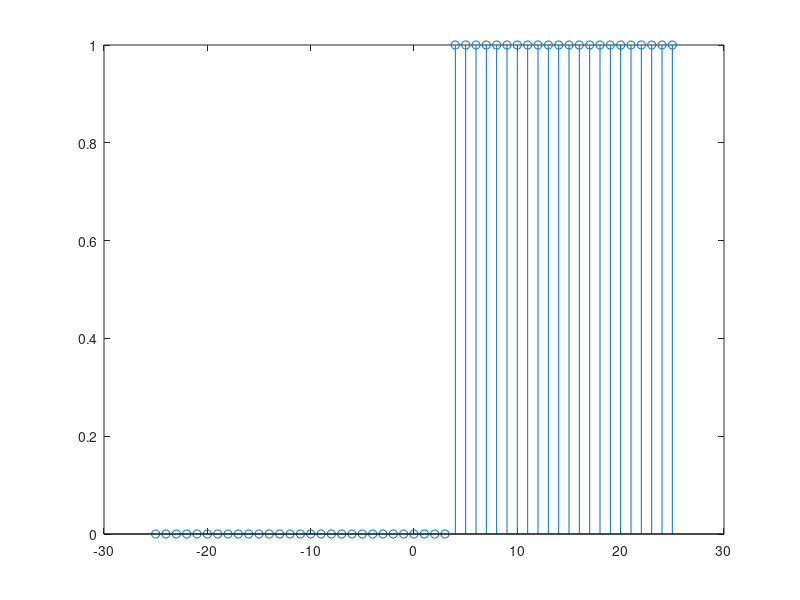
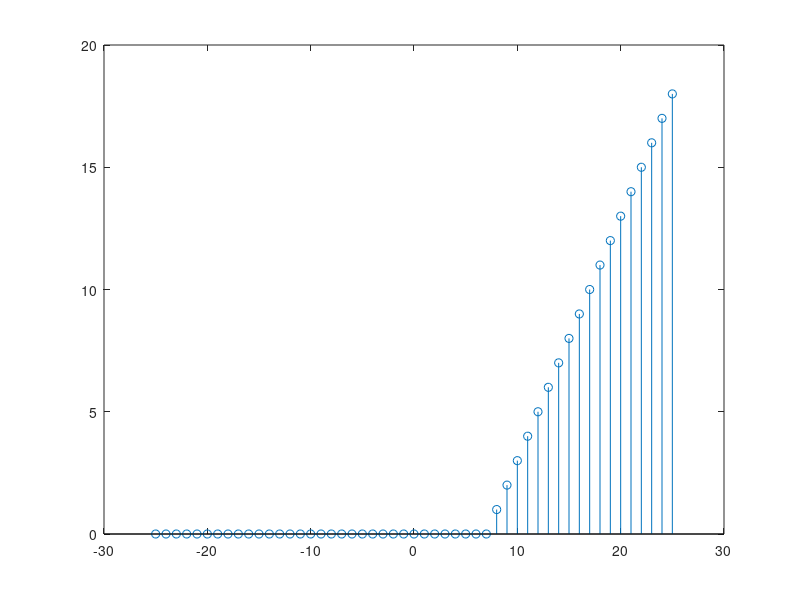
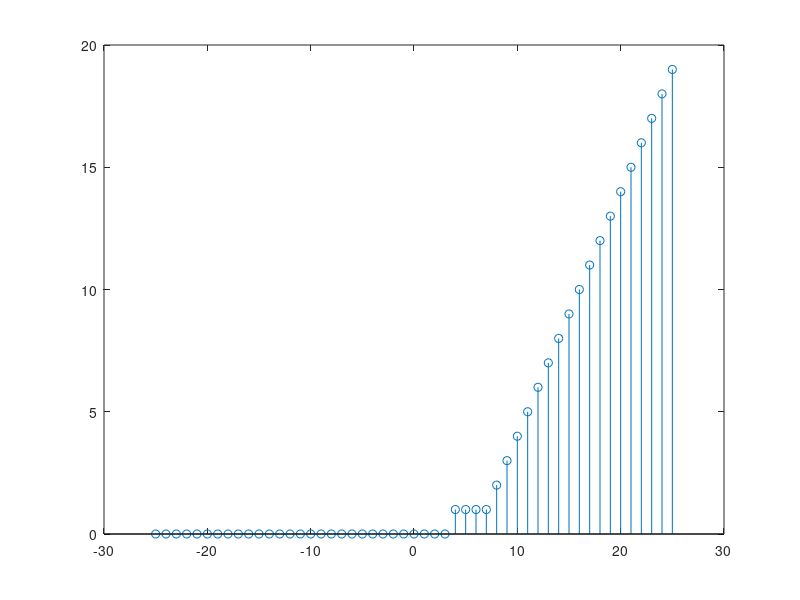
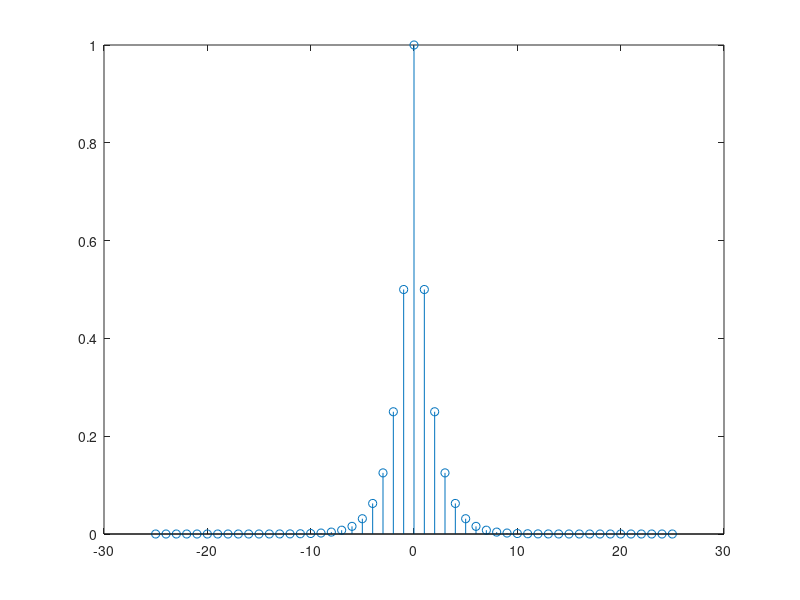

These charts were generated, in order, by the following MATLAB code:
clear all;
close all;
clc;

%% syneli3h
B = [-25:25];
X1 = (B>=4);            % Shma u[n-4]
X2 = (B>=7).*(B-7);     % Shma r[n-7]
X = X1+X2;              % Shma x[n]=u[n-4]+r[n-7]
stem(B,X1);
figure(2)
stem(B,X2);
figure(3)
stem(B,X);
Y = (1/2).^abs(B);      % Shma y[n]=(1/2)^|n|
figure(4)
stem(B,Y);

N = length(Y);          % Mhkos Toy Y

Xz = [zeros(1, N - 1) X zeros(1, N - 1)];  
% 
Ym = [Y(end:-1:1)];     % Y mirror
% 
% Oria
M1 = B(1);              % Mporei na einai diaforetika, edw tyxainei na einai ta idia.
M2 = B(1);
N1 = B(end);
N2 = B(end);

L = [M1+M2:N1+N2];      % Oria Syneli3hs gia to stem


for k=1:length(X) + length(Y) - 1
    Z1(k) = sum(Xz.* [zeros(1,(k-1)) Ym  zeros(1, (2*N-k-1))]); % Syneli3h me xrhsh orismoy
end
Z2 = conv(X,Y);         % Syneli3h me etoimh synarthsh matlab
figure(5)
stem(L,Z1)
figure(6)
stem(L,Z2)
xlabel ('Deigmata');
ylabel('Syneli3h Diakritoy');
title('Syneli3h Diakritoy Shmatos me Xrhsh ths conv()');
grid on

figure(7)
stem (B,X);
hold on;
stem(B,Y,'r');
hold off;

%% Synexes Shma
Ts=0.01;
K = [-15:Ts:15];
Y1 = (1/2).^abs(K);     
figure(8)
plot(K,Y1);
E1 = sum(abs(Y1).^2)*Ts 
E2 = 1/log(2)               % Exei ypologistei analytika sthn arxh toy kefalaiou 2

